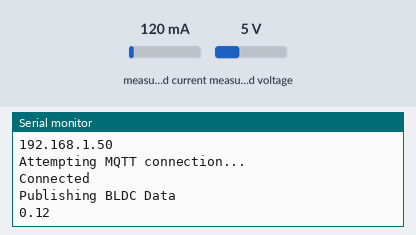
Recording of a sketch running on a simulated ESP32. On the bench: the last lines printed to the serial monitor. The test bench sets the inputs (shaded band); at power-on: measured current 120 mA, measured voltage 5 V. WiFi joins after 1.5 s; servers stay silent unless stated; no MQTT or app messages arrive unless stated.

Above: at 2.7 s.
2.8 s: measured current set to 40 mA
At 5.2 s:
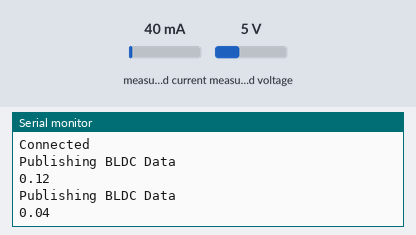
5.8 s: measured current set to 500 mA
At 6.9 s:
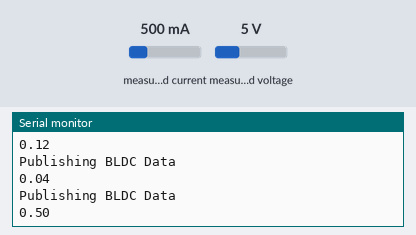
Timing chart, 0 to 8.8 s (numbered marks = the images above; inputs shaded):
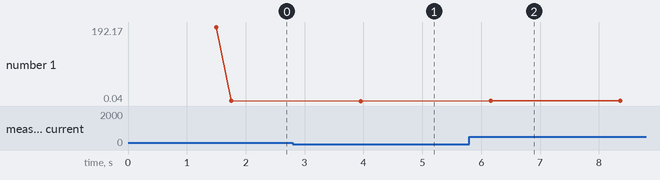

Measured:
- after the input at 2.8 s, the serial monitor: prints a new line after 1.2 s (image 1)
- after the input at 5.8 s, the serial monitor: prints a new line after 0.36 s (image 2)
- plotted number 1: 0.12 → 0.04 after the input at 2.8 s, 0.04 → 0.5 after the input at 5.8 s

The sketch:

combined.ino
```cpp
#include <WiFi.h>
#include <PubSubClient.h>
#include "EmonLib.h"             // Include Emon Library

#define VOLT_CAL 148.7
#define CURRENT_CAL 62.6


EnergyMonitor emon1;


#define WIFISSID "wifi name" // Put your WifiSSID here
#define PASSWORD "wifi password" // Put your wifi password here
#define TOKEN "BBFF-*****************" // Put your Ubidots' TOKEN
#define MQTT_CLIENT_NAME "ESP32_bldc_readings" // MQTT client Name, please enter your own 8-12 alphanumeric character ASCII string;

/****************************************
  Define Constants
****************************************/
#define VARIABLE_LABEL1 "Current Readings" // Assing the variable label

#define DEVICE_LABEL "ESP32"

char mqttBroker[]  = "industrial.api.ubidots.com";
char payload[1000];
char topic1[150];


// Space to store values to send
char str_BLDC[10];


/****************************************
  Auxiliar Functions
****************************************/
WiFiClient ubidots;
PubSubClient client(ubidots);


void callback(char* topic, byte* payload, unsigned int length)
{
  char p[length + 1];
  memcpy(p, payload, length);
  p[length] = NULL;
  String message(p);
  Serial.write(payload, length);
  Serial.println(topic);
}

void reconnect()
{
  // Loop until we're reconnected
  while (!client.connected())
  {
    Serial.println("Attempting MQTT connection...");
    // Attemp to connect
    if (client.connect(MQTT_CLIENT_NAME, TOKEN, ""))
    {
      Serial.println("Connected");
    } else
    {
      Serial.print("Failed, rc=");
      Serial.print(client.state());
      Serial.println(" try again in 2 seconds");
      // Wait 2 seconds before retrying
      delay(2000);
    }
  }
}

/****************************************
  Main Functions
****************************************/

void setup()
{
  Serial.begin(115200);
  while (!Serial);


  WiFi.begin(WIFISSID, PASSWORD);
  Serial.println();
  Serial.print("Waiting for WiFi Connection ..............");
  while (WiFi.status() != WL_CONNECTED)
  {
    Serial.print(".");
    delay(500);
  }
  WiFi.setHostname("esp32-current-monitor");
  Serial.println("");
  Serial.println("WiFi Connected");
  Serial.println("IP address: ");
  Serial.println(WiFi.localIP());
  client.setServer(mqttBroker, 1883);
  client.setCallback(callback);


  emon1.voltage(1, VOLT_CAL, 1.7);  // Voltage: input pin, calibration, phase_shift
  emon1.current(0, CURRENT_CAL);       // Current: input pin, calibration.

}

void loop()
{
  if (!client.connected())
  {
    reconnect();
  }

  // Set up oversampling and filter initialization
  emon1.calcVI(20,2000);         // Calculate all. No.of half wavelengths (crossings), time-out

  float current= emon1.Irms;             //extract Irms into Variable

  dtostrf(current, 4, 2, str_BLDC);
  sprintf(topic1, "%s%s", "/v1.6/devices/", DEVICE_LABEL);
  sprintf(payload, "%s", "");
  sprintf(payload, "{\"%s\":", VARIABLE_LABEL1);
  sprintf(payload, "%s {\"value\": %s}}", payload, str_BLDC);
  Serial.println("Publishing BLDC Data");
  client.publish(topic1, payload);
  Serial.println(current);
  Serial.println();
  client.loop();
  delay(2000);


}
```
